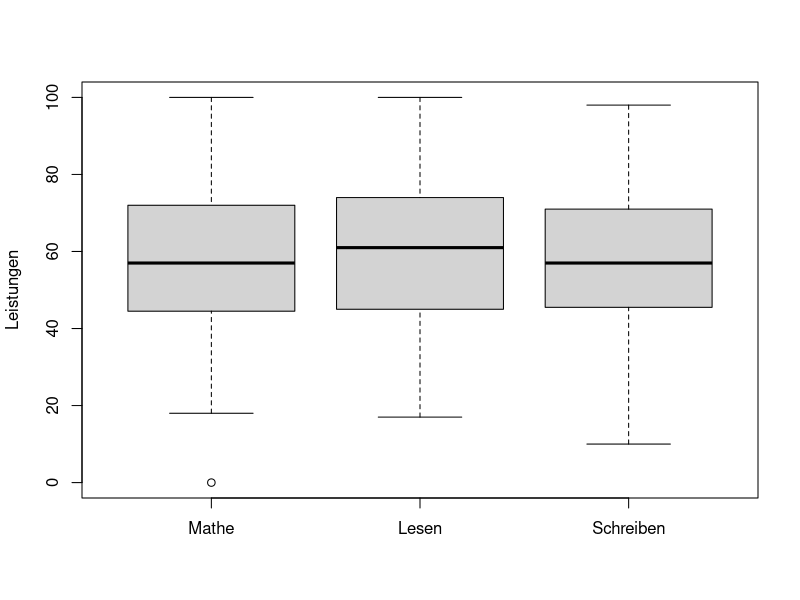

This figure's R source:
#setwd("~/Documents/Studium/Statistik/Kurse/Fallstudien I/Projekt 2")
edu <- read.csv2("StudentsPerformance.csv")
str(edu)
summary(edu)
attach(edu)
unique(parental.level.of.education) # hoechster Abschluss der Eltern, some 
# high school/college bedeutet nicht abgeschlossen; koennen wir nach Rfolge 
# ordern, some high school < high school < some college < associate's degree < 
# bachelor's degree < master's degree 
unique(race.ethnicity) # fuenf versch. ethnische Gruppen 
any(is.na(edu)) # keine fehlenden Daten, schon bereinigt 

# fuer aufg 1 das skalenniveau beruecksichtigen. lunch und testPreperationCourse
# kann man factor und dann as.numeric um tests darauf rechnen zu koennen 

# aufgabe 2: u.scheiden sich die Leistungen in den Bereichen Mathe/Lesen/Schreiben 
# bei Absolventen, deren Essen subventioniert wird?

# annahme: 100 ist beste Note, 0 ist schlechteste Note 

length(lunch)
unique(lunch)
subabs <- edu[lunch == "free/reduced",]
length(subabs$race.ethnicity)/length(lunch) # nur 51/150, also ca. 1/3 der probanden 
# bekommt das Essen subventioniert 

attach(subabs)
length(math.score)
mean(math.score)
mean(reading.score)
mean(writing.score)

# anova fuer vergleich aller drei stichproben in der lage 
scores  <- list(math.score, reading.score, writing.score)
shapiro.test(unlist(scores))
bartlett.test(scores)
scores_frame <- data.frame(subject = rep(c("math", "reading", "writing"), 
                               c(length(math.score), length(reading.score),
                                 length(writing.score))), scores = unlist(scores))
anova(lm(scores ~ subject, scores_frame))
# p-Wert: 0.4733, also kann kein Lageuntersch. nachgewiesen werden (also folgende
# Bemerkungen eigentlich ueberfluessig)

## wenn lageunterschied nachgewiesen werden kann, paarweise t-Tests
## 
##t.test(math.score, reading.score)
##t.test(writing.score, reading.score)
##t.test(math.score, writing.score)


# Visualisierungen

# caption fuer latex: Boxplots zum Lage- und Streuungsvergleich der Noten
# von Absolventen, deren Essen subventioniert wird 

#pdf(".pdf")
boxplot(scores, names = c("Mathe", "Lesen", "Schreiben"), ylab = "Leistungen")
#dev.off()
